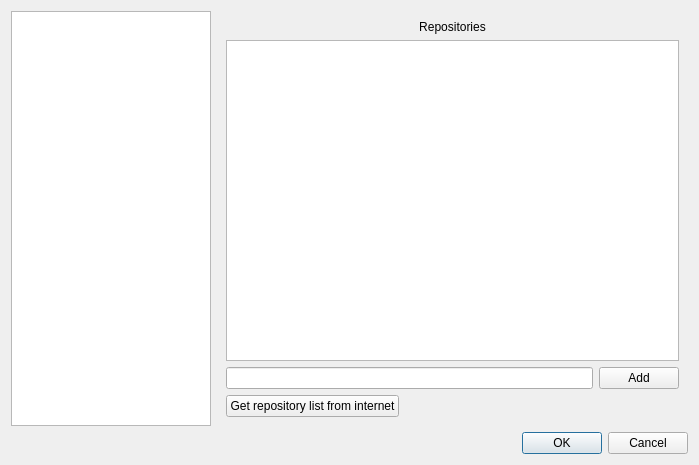
<?xml version="1.0" encoding="UTF-8"?>
<ui version="4.0">
 <class>MpkgSettings</class>
 <widget class="QDialog" name="MpkgSettings">
  <property name="geometry">
   <rect>
    <x>0</x>
    <y>0</y>
    <width>699</width>
    <height>465</height>
   </rect>
  </property>
  <property name="windowTitle">
   <string>Settings</string>
  </property>
  <layout class="QVBoxLayout" name="verticalLayout">
   <item>
    <layout class="QHBoxLayout" name="horizontalLayout_2">
     <item>
      <widget class="QListWidget" name="listWidgetSettingsCategory">
       <property name="minimumSize">
        <size>
         <width>0</width>
         <height>0</height>
        </size>
       </property>
       <property name="maximumSize">
        <size>
         <width>200</width>
         <height>16777215</height>
        </size>
       </property>
       <property name="iconSize">
        <size>
         <width>20</width>
         <height>20</height>
        </size>
       </property>
      </widget>
     </item>
     <item>
      <widget class="QStackedWidget" name="stackedWidget">
       <property name="currentIndex">
        <number>0</number>
       </property>
       <widget class="QWidget" name="page">
        <layout class="QVBoxLayout" name="verticalLayout_2">
         <item>
          <widget class="QLabel" name="label">
           <property name="text">
            <string>Repositories</string>
           </property>
           <property name="alignment">
            <set>Qt::AlignCenter</set>
           </property>
          </widget>
         </item>
         <item>
          <widget class="SettingsListWidget" name="listWidgetRepositories"/>
         </item>
         <item>
          <layout class="QHBoxLayout" name="horizontalLayout_3">
           <item>
            <widget class="QLineEdit" name="lineEditAddRepository"/>
           </item>
           <item>
            <widget class="QPushButton" name="cmdAddRepository">
             <property name="text">
              <string>Add</string>
             </property>
            </widget>
           </item>
          </layout>
         </item>
         <item>
          <layout class="QHBoxLayout" name="horizontalLayout_6">
           <item>
            <widget class="QPushButton" name="cmdInternetRep">
             <property name="text">
              <string>Get repository list from internet</string>
             </property>
            </widget>
           </item>
           <item>
            <spacer name="horizontalSpacer_2">
             <property name="orientation">
              <enum>Qt::Horizontal</enum>
             </property>
             <property name="sizeHint" stdset="0">
              <size>
               <width>40</width>
               <height>20</height>
              </size>
             </property>
            </spacer>
           </item>
          </layout>
         </item>
        </layout>
       </widget>
       <widget class="QWidget" name="page_2">
        <layout class="QVBoxLayout" name="verticalLayout_3">
         <item>
          <widget class="QCheckBox" name="checkBoxDisableDependencies">
           <property name="text">
            <string>Disable dependencies</string>
           </property>
          </widget>
         </item>
         <item>
          <widget class="QCheckBox" name="checkBoxEnablePrelink">
           <property name="text">
            <string>Enable prelink</string>
           </property>
          </widget>
         </item>
         <item>
          <widget class="QCheckBox" name="checkBoxEnablePrelinkRandom">
           <property name="text">
            <string>Enable stack randomization in prelink</string>
           </property>
          </widget>
         </item>
         <item>
          <layout class="QGridLayout" name="gridLayout">
           <item row="0" column="0">
            <widget class="QLabel" name="label_2">
             <property name="text">
              <string>Download tool:</string>
             </property>
            </widget>
           </item>
           <item row="0" column="1">
            <widget class="QComboBox" name="comboBoxDownloadTool"/>
           </item>
           <item row="1" column="0">
            <widget class="QLabel" name="label_3">
             <property name="text">
              <string>CD-ROM device:</string>
             </property>
            </widget>
           </item>
           <item row="1" column="1">
            <widget class="QLineEdit" name="lineEditCdRomDevice"/>
           </item>
           <item row="2" column="0">
            <widget class="QLabel" name="label_4">
             <property name="text">
              <string>CD-ROM mount point:</string>
             </property>
            </widget>
           </item>
           <item row="2" column="1">
            <widget class="QLineEdit" name="lineEditCdRomMountPoint"/>
           </item>
          </layout>
         </item>
         <item>
          <spacer name="verticalSpacer">
           <property name="orientation">
            <enum>Qt::Vertical</enum>
           </property>
           <property name="sizeHint" stdset="0">
            <size>
             <width>20</width>
             <height>220</height>
            </size>
           </property>
          </spacer>
         </item>
        </layout>
       </widget>
       <widget class="QWidget" name="page_3">
        <layout class="QVBoxLayout" name="verticalLayout_4">
         <item>
          <widget class="QLabel" name="label_5">
           <property name="text">
            <string>Update blacklist</string>
           </property>
           <property name="alignment">
            <set>Qt::AlignCenter</set>
           </property>
          </widget>
         </item>
         <item>
          <widget class="SettingsListWidget" name="listWidgetUpdateBlacklist"/>
         </item>
         <item>
          <layout class="QHBoxLayout" name="horizontalLayout_4">
           <item>
            <widget class="QLineEdit" name="lineEditAddUpdateBlacklist"/>
           </item>
           <item>
            <widget class="QPushButton" name="cmdAddUpdateBlacklist">
             <property name="text">
              <string>Add</string>
             </property>
            </widget>
           </item>
          </layout>
         </item>
        </layout>
       </widget>
       <widget class="QWidget" name="page_4">
        <layout class="QVBoxLayout" name="verticalLayout_5">
         <item>
          <widget class="QLabel" name="label_6">
           <property name="text">
            <string>Remove blacklist</string>
           </property>
           <property name="alignment">
            <set>Qt::AlignCenter</set>
           </property>
          </widget>
         </item>
         <item>
          <widget class="SettingsListWidget" name="listWidgetRemoveBlacklist"/>
         </item>
         <item>
          <layout class="QHBoxLayout" name="horizontalLayout_5">
           <item>
            <widget class="QLineEdit" name="lineEditAddRemoveBlacklist"/>
           </item>
           <item>
            <widget class="QPushButton" name="cmdAddRemoveBlacklist">
             <property name="text">
              <string>Add</string>
             </property>
            </widget>
           </item>
          </layout>
         </item>
        </layout>
       </widget>
      </widget>
     </item>
    </layout>
   </item>
   <item>
    <layout class="QHBoxLayout" name="horizontalLayout">
     <item>
      <spacer name="horizontalSpacer">
       <property name="orientation">
        <enum>Qt::Horizontal</enum>
       </property>
       <property name="sizeHint" stdset="0">
        <size>
         <width>40</width>
         <height>20</height>
        </size>
       </property>
      </spacer>
     </item>
     <item>
      <widget class="QDialogButtonBox" name="buttonBox">
       <property name="orientation">
        <enum>Qt::Horizontal</enum>
       </property>
       <property name="standardButtons">
        <set>QDialogButtonBox::Cancel|QDialogButtonBox::Ok</set>
       </property>
      </widget>
     </item>
    </layout>
   </item>
  </layout>
 </widget>
 <customwidgets>
  <customwidget>
   <class>SettingsListWidget</class>
   <extends>QListWidget</extends>
   <header>mpkgsettings.h</header>
  </customwidget>
 </customwidgets>
 <resources/>
 <connections>
  <connection>
   <sender>buttonBox</sender>
   <signal>accepted()</signal>
   <receiver>MpkgSettings</receiver>
   <slot>accept()</slot>
   <hints>
    <hint type="sourcelabel">
     <x>248</x>
     <y>254</y>
    </hint>
    <hint type="destinationlabel">
     <x>157</x>
     <y>274</y>
    </hint>
   </hints>
  </connection>
  <connection>
   <sender>buttonBox</sender>
   <signal>rejected()</signal>
   <receiver>MpkgSettings</receiver>
   <slot>reject()</slot>
   <hints>
    <hint type="sourcelabel">
     <x>316</x>
     <y>260</y>
    </hint>
    <hint type="destinationlabel">
     <x>286</x>
     <y>274</y>
    </hint>
   </hints>
  </connection>
 </connections>
</ui>
